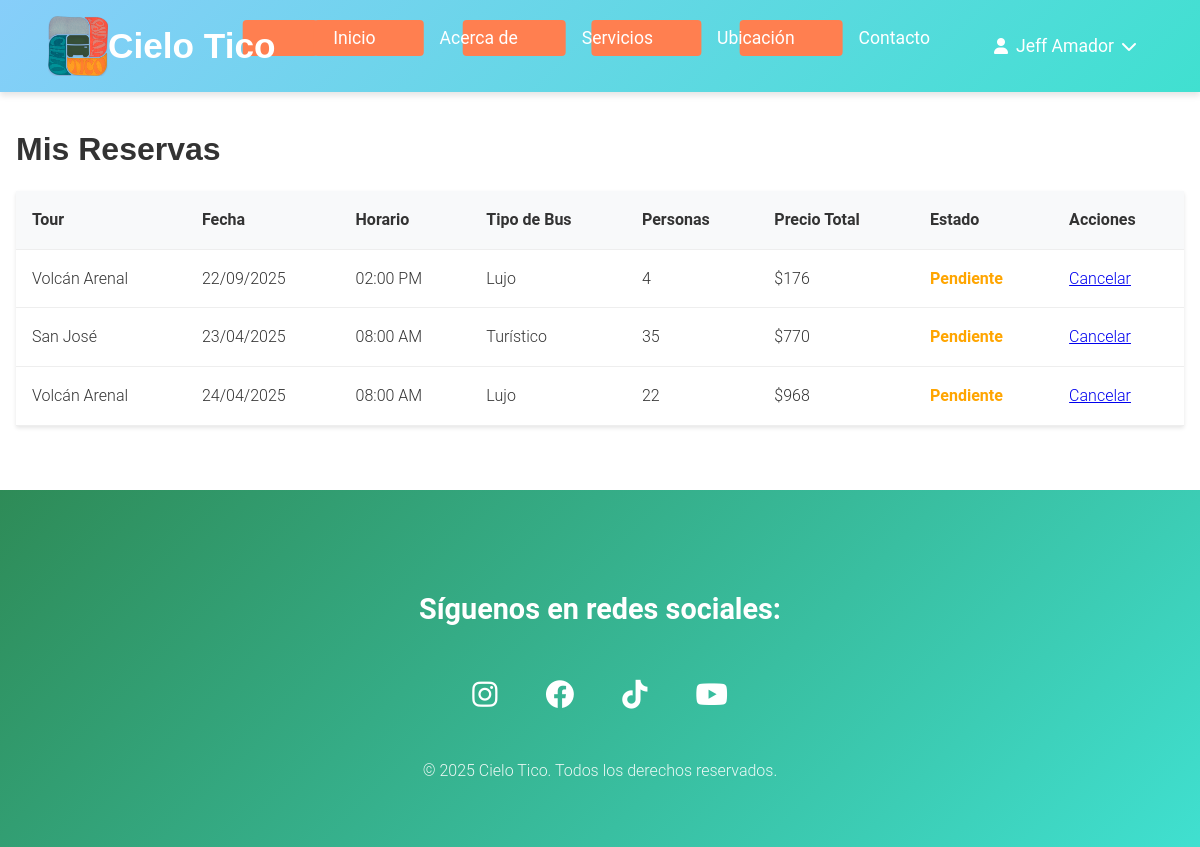
The page /html/mis_reservas.php (signed in) on the database its author committed.
### tables this page shows
CREATE TABLE `reservaciones` (
  `id` int(11) NOT NULL AUTO_INCREMENT,
  `usuario_id` int(11) DEFAULT NULL,
  `tour_id` int(11) DEFAULT NULL,
  `fecha_reserva` date NOT NULL,
  `horario` time DEFAULT NULL,
  `numero_personas` int(11) NOT NULL,
  `estado` enum('pendiente','confirmada','cancelada') DEFAULT 'pendiente',
  `tipo_bus_id` int(11) DEFAULT NULL,
  `precio_total` decimal(10,2) NOT NULL,
  `fecha_creacion` timestamp NOT NULL DEFAULT current_timestamp(),
  PRIMARY KEY (`id`),
  KEY `usuario_id` (`usuario_id`),
  KEY `tour_id` (`tour_id`),
  KEY `tipo_bus_id` (`tipo_bus_id`),
  CONSTRAINT `reservaciones_ibfk_1` FOREIGN KEY (`usuario_id`) REFERENCES `usuarios` (`id`),
  CONSTRAINT `reservaciones_ibfk_2` FOREIGN KEY (`tour_id`) REFERENCES `tours` (`id`),
  CONSTRAINT `reservaciones_ibfk_3` FOREIGN KEY (`tipo_bus_id`) REFERENCES `tipos_bus` (`id`)
);

CREATE TABLE `tours` (
  `id` int(11) NOT NULL AUTO_INCREMENT,
  `nombre` varchar(255) DEFAULT NULL,
  `descripcion` text DEFAULT NULL,
  `precio` decimal(10,2) NOT NULL,
  `precio_turistico` decimal(10,2) NOT NULL,
  `precio_ejecutivo` decimal(10,2) NOT NULL,
  `precio_lujo` decimal(10,2) NOT NULL,
  `duracion` varchar(50) DEFAULT NULL,
  `max_personas` int(11) DEFAULT NULL,
  `imagen_url` varchar(255) DEFAULT NULL,
  `imagen` varchar(255) DEFAULT NULL,
  `categoria` varchar(50) DEFAULT NULL,
  `incluye` text DEFAULT NULL,
  `no_incluye` text DEFAULT NULL,
  `estado` enum('activo','inactivo') DEFAULT 'activo',
  `activo` tinyint(1) DEFAULT 1,
  `fecha_creacion` timestamp NOT NULL DEFAULT current_timestamp(),
  PRIMARY KEY (`id`)
);

CREATE TABLE `tipos_bus` (
  `id` int(11) NOT NULL AUTO_INCREMENT,
  `nombre` varchar(50) NOT NULL,
  `descripcion` text DEFAULT NULL,
  `capacidad_pasajeros` int(11) NOT NULL,
  `caracteristicas` text DEFAULT NULL,
  `created_at` timestamp NOT NULL DEFAULT current_timestamp(),
  PRIMARY KEY (`id`)
);

### html/mis_reservas.php (the view, shortened to what this page needs)
<?php
require_once '../config/database.php';
try {
    $stmt = $conn->prepare("
        SELECT
            r.*,
            t.nombre as nombre_tour,
            tb.nombre as nombre_bus,
            tb.capacidad_pasajeros
        FROM reservaciones r
        JOIN tours t ON r.tour_id = t.id
        JOIN tipos_bus tb ON r.tipo_bus_id = tb.id
        WHERE r.usuario_id = ?
        ORDER BY r.fecha_creacion DESC
    ");
    $stmt->execute([$_SESSION['user_id']]);
    $reservas = $stmt->fetchAll(PDO::FETCH_ASSOC);
} catch (PDOException $e) {
    error_log("Error al obtener reservas: " . $e->getMessage());
    error_log("Stack trace: " . $e->getTraceAsString());
    $_SESSION['error'] = 'Error al cargar las reservas.';
    $reservas = [];
}
?>
<!DOCTYPE html>
<html lang="es">
<head>
    <link rel="stylesheet" href="../css/estilos.css">
</head>
<body>
    <?php include '../templates/header.php'; ?>
    <div class="reservas-container">
        <h1>Mis Reservas</h1>
        <?php if (empty($reservas)): ?>
            <div class="no-reservas">
                <h2>No tienes reservas activas</h2>
                <p>¡Explora nuestros tours y haz tu primera reserva!</p>
                <a href="tours.php" class="btn-primary">Ver Tours Disponibles</a>
            </div>
        <?php else: ?>
            <table class="reservas-table">
                <thead>
                    <tr>
                        <th>Tour</th>
                        <th>Fecha</th>
                        <th>Horario</th>
                        <th>Tipo de Bus</th>
                        <th>Personas</th>
                        <th>Precio Total</th>
                        <th>Estado</th>
                        <th>Acciones</th>
                    </tr>
                </thead>
                <tbody>
                    <?php foreach ($reservas as $reserva): ?>
                        <tr>
                            <td><?php echo htmlspecialchars($reserva['nombre_tour']); ?></td>
                            <td><?php echo date('d/m/Y', strtotime($reserva['fecha_reserva'])); ?></td>
                            <td><?php echo date('h:i A', strtotime($reserva['horario'])); ?></td>
                            <td><?php echo htmlspecialchars($reserva['nombre_bus']); ?></td>
                            <td><?php echo $reserva['numero_personas']; ?></td>
                            <td>$<?php echo number_format($reserva['precio_total'], 0); ?></td>
                            <td>
                                <span class="estado-<?php echo strtolower($reserva['estado']); ?>">
                                    <?php echo ucfirst($reserva['estado']); ?>
                                </span>
                            </td>
                            <td>
                                <?php if ($reserva['estado'] === 'pendiente'): ?>
                                    <a href="cancelar_reserva.php?id=<?php echo $reserva['id']; ?>"
                                       class="btn-danger"
                                       onclick="return confirm('¿Estás seguro de que deseas cancelar esta reserva?')">
                                        Cancelar
                                    </a>
                                <?php endif; ?>
                            </td>
                        </tr>
                    <?php endforeach; ?>
                </tbody>
            </table>
        <?php endif; ?>
    </div>
    <?php include '../templates/footer.php'; ?>
</body>
</html>

### css/estilos.css (style rules this page uses)
:root { --color-cielo: #87CEFA; --color-turquesa: #40E0D0; --color-verde: #2E8B57; --color-arena: #F4E2D8; --color-coral: #FF7F50; --color-text: #333; --color-light: #fff; --color-primary: var(--color-turquesa); --color-primary-dark: #36c0b0; --color-secondary: var(--color-cielo); --color-white: var(--color-light); --font-heading: 'Montserrat', sans-serif; --font-body: 'Roboto', sans-serif; --shadow-sm: 0 2px 4px rgba(0,0,0,0.05); --shadow-md: 0 4px 6px rgba(0,0,0,0.1); --shadow-lg: 0 10px 15px rgba(0,0,0,0.1); --gradient-primary: linear-gradient(135deg, var(--color-cielo), var(--color-turquesa)); --gradient-secondary: linear-gradient(135deg, var(--color-verde), var(--color-turquesa)); --primary-color: #FF7F50; --secondary-color: #FF6B3D; --background-color: #f5f5f5; --color-success: #28a745; --color-error: #dc3545; --color-warning: #ffc107; --color-info: #17a2b8; --slider-height: 600px; }
* { margin: 0; padding: 0; box-sizing: border-box; font-family: var(--font-body); }
body { line-height: 1.6; color: var(--color-text); background-color: var(--color-light); font-weight: 300; }
h1, h2 { font-family: var(--font-heading); font-weight: 700; }

### html/mis_reservas.php (style rules this page uses)
.reservas-container { max-width: 1200px; margin: 2rem auto; padding: 0 1rem; }
.reservas-table { width: 100%; border-collapse: collapse; margin-top: 1rem; background: white; box-shadow: 0 2px 4px rgba(0,0,0,0.1); }
.reservas-table th, .reservas-table td { padding: 1rem; text-align: left; border-bottom: 1px solid #eee; }
.reservas-table th { background-color: #f8f9fa; font-weight: 600; }
.estado-pendiente { color: #ffa500; font-weight: bold; }

### rows shown on the page
reservaciones: tour.nombre "Volcán Arenal", fecha_reserva "22/09/2025", horario "02:00 PM", tipo_bus.nombre "Lujo", numero_personas "4", precio_total "176", estado "Pendiente"
reservaciones: tour.nombre "San José", fecha_reserva "23/04/2025", horario "08:00 AM", tipo_bus.nombre "Turístico", numero_personas "35", precio_total "770", estado "Pendiente"
reservaciones: tour.nombre "Volcán Arenal", fecha_reserva "24/04/2025", horario "08:00 AM", tipo_bus.nombre "Lujo", numero_personas "22", precio_total "968", estado "Pendiente"

### other values the page prints
$_SESSION['nombre'] "Jeff Amador"
